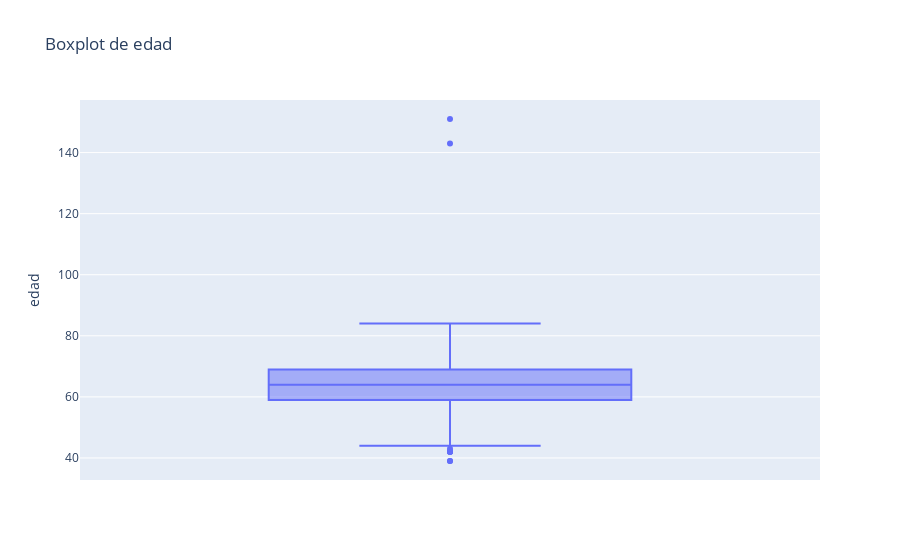
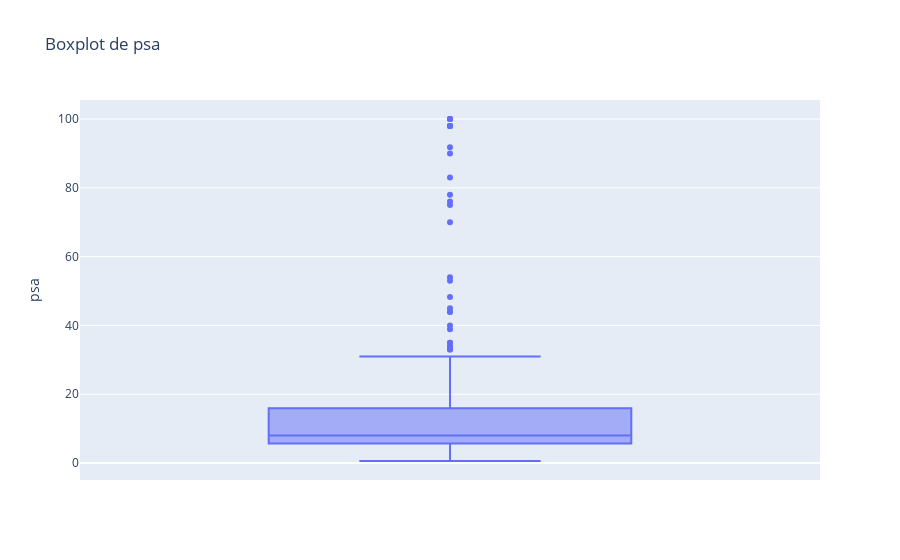
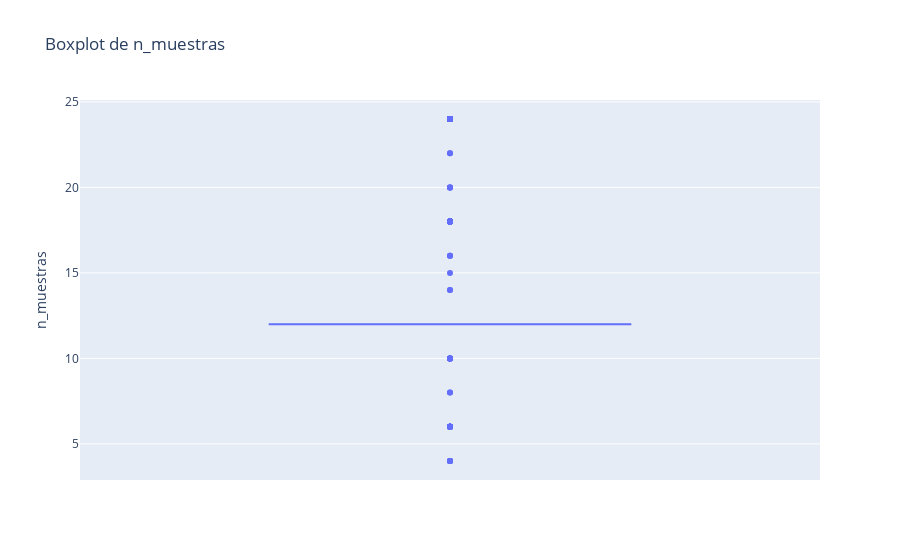
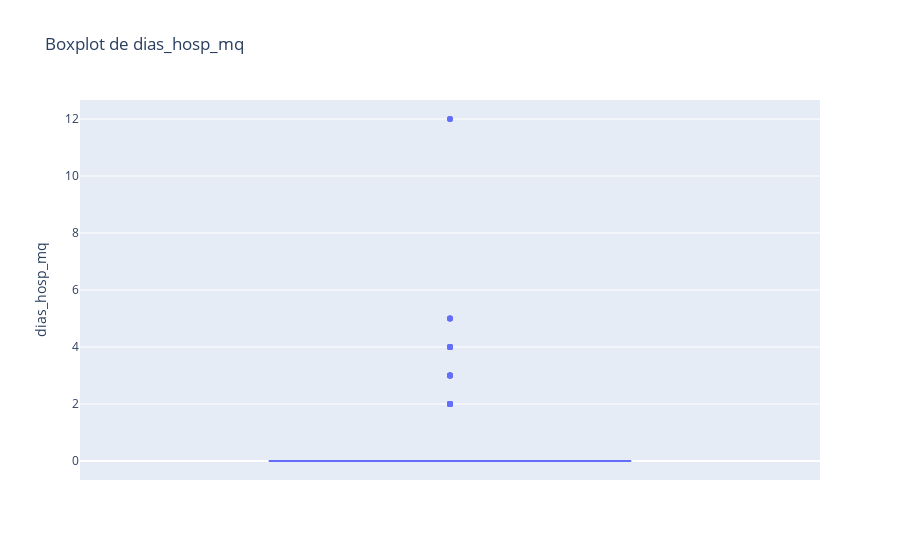

Notebook cell for these charts, in order:
### Code cell
def visualizar_outliers_plotly(df, columna):
    fig = px.box(df, y=columna, title=f'Boxplot de {columna}')
    fig.show()
visualizar_outliers_plotly(df_main, 'edad')
visualizar_outliers_plotly(df_main, 'psa')
visualizar_outliers_plotly(df_main, 'n_muestras')
visualizar_outliers_plotly(df_main, 'dias_hosp_mq')
visualizar_outliers_plotly(df_main, 'dias_hosp_upc')

### Figure 1 — Plotly figure (JSON) as saved in the notebook; plotly's stock layout.template omitted (floating-point values rounded to 4 significant figures; data arrays with more than 128 entries replaced by an {"elided": "..."} marker saying what was removed)
{"data": [{"alignmentgroup": "True", "hovertemplate": "edad=%{y}<extra></extra>", "legendgroup": "", "marker": {"color": "#636efa"}, "name": "", "notched": false, "offsetgroup": "", "orientation": "v", "showlegend": false, "type": "box", "x0": " ", "xaxis": "x", "y": {"elided": "461 int values"}, "y0": " ", "yaxis": "y"}], "layout": {"boxmode": "group", "legend": {"tracegroupgap": 0}, "title": {"text": "Boxplot de edad"}, "xaxis": {"anchor": "y", "domain": [0, 1]}, "yaxis": {"anchor": "x", "domain": [0, 1], "title": {"text": "edad"}}}}

### Figure 2 — Plotly figure (JSON) as saved in the notebook; plotly's stock layout.template omitted (floating-point values rounded to 4 significant figures; data arrays with more than 128 entries replaced by an {"elided": "..."} marker saying what was removed)
{"data": [{"alignmentgroup": "True", "hovertemplate": "psa=%{y}<extra></extra>", "legendgroup": "", "marker": {"color": "#636efa"}, "name": "", "notched": false, "offsetgroup": "", "orientation": "v", "showlegend": false, "type": "box", "x0": " ", "xaxis": "x", "y": {"elided": "461 float values"}, "y0": " ", "yaxis": "y"}], "layout": {"boxmode": "group", "legend": {"tracegroupgap": 0}, "title": {"text": "Boxplot de psa"}, "xaxis": {"anchor": "y", "domain": [0, 1]}, "yaxis": {"anchor": "x", "domain": [0, 1], "title": {"text": "psa"}}}}

### Figure 3 — Plotly figure (JSON) as saved in the notebook; plotly's stock layout.template omitted (floating-point values rounded to 4 significant figures; data arrays with more than 128 entries replaced by an {"elided": "..."} marker saying what was removed)
{"data": [{"alignmentgroup": "True", "hovertemplate": "n_muestras=%{y}<extra></extra>", "legendgroup": "", "marker": {"color": "#636efa"}, "name": "", "notched": false, "offsetgroup": "", "orientation": "v", "showlegend": false, "type": "box", "x0": " ", "xaxis": "x", "y": {"elided": "461 int values"}, "y0": " ", "yaxis": "y"}], "layout": {"boxmode": "group", "legend": {"tracegroupgap": 0}, "title": {"text": "Boxplot de n_muestras"}, "xaxis": {"anchor": "y", "domain": [0, 1]}, "yaxis": {"anchor": "x", "domain": [0, 1], "title": {"text": "n_muestras"}}}}

### Figure 4 — Plotly figure (JSON) as saved in the notebook; plotly's stock layout.template omitted (floating-point values rounded to 4 significant figures; data arrays with more than 128 entries replaced by an {"elided": "..."} marker saying what was removed)
{"data": [{"alignmentgroup": "True", "hovertemplate": "dias_hosp_mq=%{y}<extra></extra>", "legendgroup": "", "marker": {"color": "#636efa"}, "name": "", "notched": false, "offsetgroup": "", "orientation": "v", "showlegend": false, "type": "box", "x0": " ", "xaxis": "x", "y": {"elided": "461 int values"}, "y0": " ", "yaxis": "y"}], "layout": {"boxmode": "group", "legend": {"tracegroupgap": 0}, "title": {"text": "Boxplot de dias_hosp_mq"}, "xaxis": {"anchor": "y", "domain": [0, 1]}, "yaxis": {"anchor": "x", "domain": [0, 1], "title": {"text": "dias_hosp_mq"}}}}
